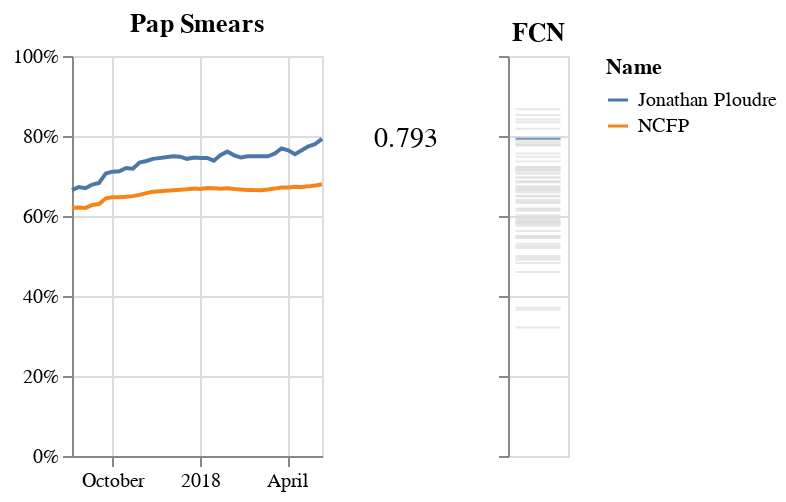

The cell this chart's notebook holds for it:
### Code cell
# Altair Graphs to combine.
progress_line = alt.Chart(combodf
    ).mark_line(
    ).encode(
        alt.X('Date:T', title=""),
        alt.Y('Percentage:Q', axis=alt.Axis(format="%", title=""), 
              scale=alt.Scale(domain=(0, 1))),
        color="Name:N",
    ).properties(
        title=str(metric),
        width=125,
        height=200,
    )

fcn_current_strip_chart = alt.Chart(current_metric
    ).mark_tick(
        color='#ddd',
    ).encode(
        alt.Y('Percentage:Q', axis=alt.Axis(format="%", title="", labels=False,),
             scale=alt.Scale(domain=(0, 1))),
    ).properties(
        height=200,
        width=30,
        title='FCN'
    )


provider_highlight_strip = alt.Chart(current_metric
    ).mark_tick(
    ).encode(
        alt.Y('Percentage:Q')
    ).transform_filter(
    alt.FieldEqualPredicate(field='Name', equal=name)
    )

progress_percent = provider_highlight_strip.mark_text(
    align='right',
    baseline='middle',
    dx=-50,
    size=14,
    ).encode(
        text='Percentage:Q',
    )

progress_line | (fcn_current_strip_chart + provider_highlight_strip + progress_percent)
